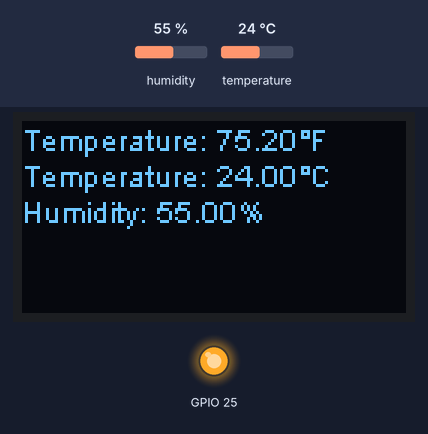
The sketch below on a simulated ESP32. Parts: 128×64 one-colour display, output pins drawn as LEDs (lit = HIGH). The inputs (shaded band) are chosen by the test bench; at power-on: humidity 55 %, temperature 24 °C. WiFi joins after 1.5 s; servers stay silent unless stated; uploads are accepted with an empty reply; what the sketch prints to the serial monitor is not drawn.

Above: at 3.2 s.
3.3 s: humidity set to 22 %
At 7.5 s:
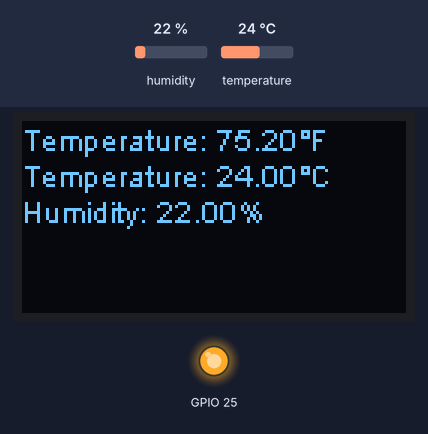
8.3 s: temperature set to 12 °C
At 11.4 s:
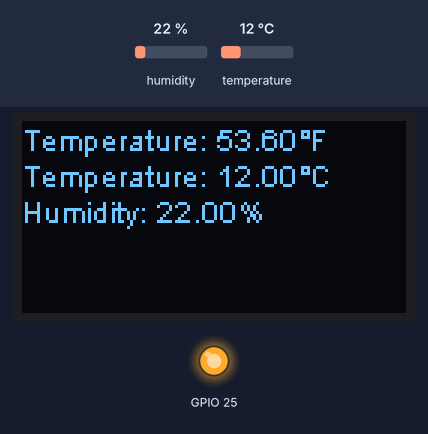
13.3 s: humidity set to 40 %
At 15.3 s:
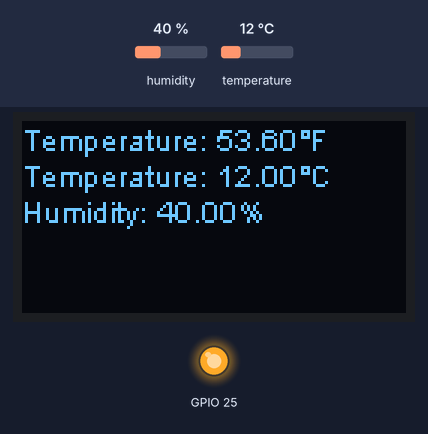
18.3 s: temperature set to 19 °C
At 20.4 s:
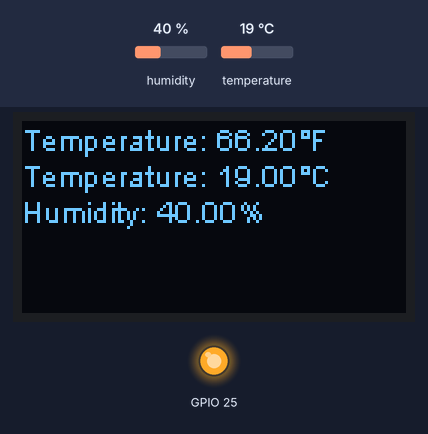
Timing chart, 0 to 21.9 s (numbered marks = the images above; inputs shaded):
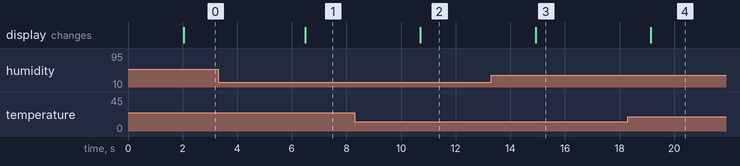

Measured:
- after the input at 3.3 s, the display: changes after 3.2 s (image 1)
- after the input at 8.3 s, the display: changes after 2.4 s (image 2)
- after the input at 13.3 s, the display: changes after 1.6 s (image 3)
- after the input at 18.3 s, the display: changes after 0.84 s (image 4)

The sketch:

miniproject-1.ino
```cpp
// Libraries and global variables
#include <DHT.h>
#include "heltec.h"
#include <WiFi.h>
#include <HTTPClient.h>


#define DHT_SENSOR_PIN 27 // ESP32 pin GIOP21 connected to DHT22 sensor
#define DHT_SENSOR_TYPE DHT22

DHT dht_sensor(DHT_SENSOR_PIN, DHT_SENSOR_TYPE);
float currentTempC = 0.0;
float currentTempF = 0.0;
float currentHumidity = 0.0;

const char* ssid = "Aa kurchini Madathapetti";
const char* password = "umkc@605!";
const char* serverAddress = "http://192.168.1.161:5000/post-data";

void connectToWiFi() {
  Serial.println("Connecting to WiFi...");
  WiFi.begin(ssid, password);
  while (WiFi.status() != WL_CONNECTED) {
    delay(1000);
    Serial.println("Connecting to WiFi...");
  }
  Serial.println("Connected to WiFi");
}

void sendDataToServer(float tempC, float tempF, float humidity) {
  if (WiFi.status() == WL_CONNECTED) {
    HTTPClient http;
    http.begin(serverAddress);
    http.addHeader("Content-Type", "application/x-www-form-urlencoded");

    String postData = "team_number=1"; // Change team_number as needed
    postData += "&temperature=" + String(tempC);
    postData += "&humidity=" + String(humidity);
    postData += "&timestamp=" + String(millis());

    int httpResponseCode = http.POST(postData);
    if (httpResponseCode > 0) {
      Serial.print("HTTP Response code: ");
      Serial.println(httpResponseCode);
    } else {
      Serial.print("Error code: ");
      Serial.println(httpResponseCode);
    }
    http.end();
  } else {
    Serial.println("WiFi not connected. Cannot send data to server.");
  }
}


// LCD display function
void displayReadingsOnOled()
{
    String FtemperatureDisplay ="Temperature: " + (String)currentTempF + "°F";
    String CtemperatureDisplay ="Temperature: " + (String)currentTempC + "°C";
    String humidityDisplay = "Humidity: " + (String)currentHumidity + "%";
    // Clear the OLED screen
    Heltec.display->clear();
    // Prepare to display temperatureF
    Heltec.display->drawString(0, 0, FtemperatureDisplay);
    // Prepare to display temperatureC
    Heltec.display->drawString(0, 12, CtemperatureDisplay);
    // Prepare to display humidity
    Heltec.display->drawString(0, 24, humidityDisplay);
    // Display the readings
    Heltec.display->display();
}

// put your setup code here, to run once:
void setup()
{
    // Serial Monitor to start
    Serial.begin(115200);
    // initialize the DHT sensor
    dht_sensor.begin();
    // LED light on
    pinMode(LED,OUTPUT);
    digitalWrite(LED,HIGH);
    // Start Heltec specific LCD display
    Heltec.begin(true /*DisplayEnable Enable*/, false /*LoRa Enable*/, false /*Serial Enable*/);
    connectToWiFi();
    currentTempC = dht_sensor.readTemperature();
    currentTempF = dht_sensor.readTemperature(true);
    currentHumidity = dht_sensor.readHumidity();
    displayReadingsOnOled();
}

// put your main code here, to run repeatedly:
void loop(){
    // read humidity
    float humi = dht_sensor.readHumidity();
    // read temperature in Celsius
    float tempC = dht_sensor.readTemperature();
    // read temperature in Fahrenheit
    float tempF = dht_sensor.readTemperature(true);
    // check whether the reading is successful or not
    // display on the Serial Monitor (Check the specific COM port and baud number)

    if ( isnan(tempC) || isnan(tempF) || isnan(humi)) {
    Serial.println("Failed to read from DHT sensor!");
    } else {
    Serial.print("Humidity: ");
    Serial.print(humi);
    Serial.print("%");
    Serial.print(" | ");
    Serial.print("Temperature: ");
    Serial.print(tempC);
    Serial.print("°C ~ ");
    Serial.print(tempF);
    Serial.println("°F");
    // Now Update Heltec Specific LCD monitor
    currentTempC = tempC;
    currentTempF = tempF;
    currentHumidity = humi;
    sendDataToServer( tempC, tempF, humi);
    displayReadingsOnOled();
    }

    // wait a 4 seconds between readings
    delay(4000);
}
```
